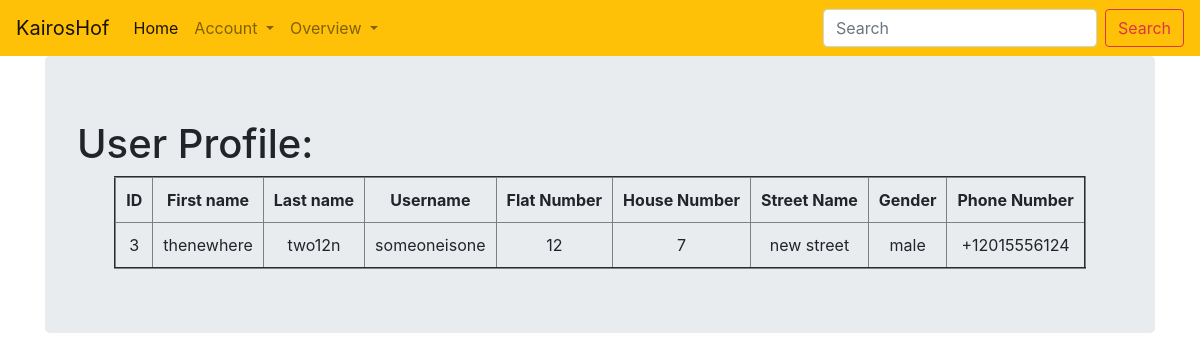
Screenshot of /viewprofile/3 (signed in) with the database file from the repository.
### estate_management/usermodels.py (models this page shows, shortened)
class User(db.Model, UserMixin):
    __tablename__ = 'users'
    __table_args__ =  (db.UniqueConstraint('username'),db.UniqueConstraint('telephone'), db.PrimaryKeyConstraint('id'),)
    id = db.Column(db.Integer, primary_key=True)
    profile_image = db.Column(db.String(20), nullable=False, default='no_image.png')
    firstname = db.Column(db.String, nullable=False)
    lastname = db.Column(db.String, nullable=False)
    dateofbirth = db.Column(db.DateTime, nullable=False)
    username = db.Column(db.String, nullable=False, unique=True)
    password_hash = db.Column(db.String, nullable=False)
    streetname = db.Column(db.Text, nullable=False, default=None)
    housenumber = db.Column(db.String, nullable=False, default=None)
    flatnumber = db.Column(db.String, nullable=True, default=None)
    gender = db.Column(db.String, nullable=False)
    telephone = db.Column(db.Text, nullable=False, unique=True)
    registration_date = db.Column(db.DateTime(), nullable=False, default=datetime.now())
    estate = db.Column(db.Integer, db.ForeignKey('estates.id'))
    role = db.Column(db.Integer, db.ForeignKey('roles.id'))
    guests = db.relationship('Guest', backref='host', lazy='dynamic')
    staffs = db.relationship('Staff', backref='boss', lazy='dynamic')
    services = db.relationship('Service', backref='requester', lazy='dynamic')
    enquiries = db.relationship('Enquiry', backref='asker', lazy='dynamic')
    subscriptions = db.relationship('Subscription', backref='subscriber', lazy='dynamic')
    news = db.relationship('Publication', back_populates='users')
    """
    def validate_phone(self, data):
        '''Regular verification of mobile phone number'''
        phone = telephone.data
        if not re.search(r'^234\d{10}$', phone):
            raise ValidationError('Mobile phone number format is incorrect')
    """
    def format(self):
        return {
        'firstname': self.firstname,
        'lastname': self.lastname,
        'dateofbirth': self.dateofbirth,
        'username': self.username,
        'streetname': self.streetname,
        'housenumber': self.housenumber,
        'flatnumber': self.flatnumber,
        'gender': self.gender,
        'telephone': self.telephone,
        'role': self.role
        }

### estate_management/core/userviews.py (the view)
@core.route("/viewprofile/<int:user_id>", methods = ['GET','POST'])
@login_required
def viewprofile(user_id):
    user = User.query.filter_by(id=user_id)
    return render_template('viewprofile.html', user=user)

### estate_management/usermodels.py (called while the page is built)
@login_manager.user_loader
def load_user(user_id):
    return User.query.get(user_id)

### estate_management/templates/viewprofile.html
{% extends "base.html" %}
{% block content %}
<div class="jumbotron">
  <h1>User Profile:</h1>
  <table border="2" cellspacing="0" cellpadding="10" width="" align="center" bgcolor="">
    <tr align="center">
      <th>ID</th>
      <th>First name</th>
      <th>Last name</th>
      <th>Username</th>
      <th>Flat Number</th>
      <th>House Number</th>
      <th>Street Name</th>
      <th>Gender</th>
      <th>Phone Number</th>
    </tr>
    {% for user in user %}
    <tr align="center" >
      <td>{{user.id}}</td>
      <td>{{user.firstname}}</td>
      <td>{{user.lastname}}</td>
      <td>{{user.username}}</td>
      <td>{{user.flatnumber}}</td>
      <td>{{user.housenumber}}</td>
      <td>{{user.streetname}}</td>
      <td>{{user.gender}}</td>
      <td>{{user.telephone}}</td>
    </tr>
  {% endfor %}
  </table>
</div>
{% endblock content %}

### rows the page displays
User: id "3", firstname "thenewhere", lastname "two12n", username "someoneisone", flatnumber "12", housenumber "7", streetname "new street", gender "male", telephone "+12015556124"
